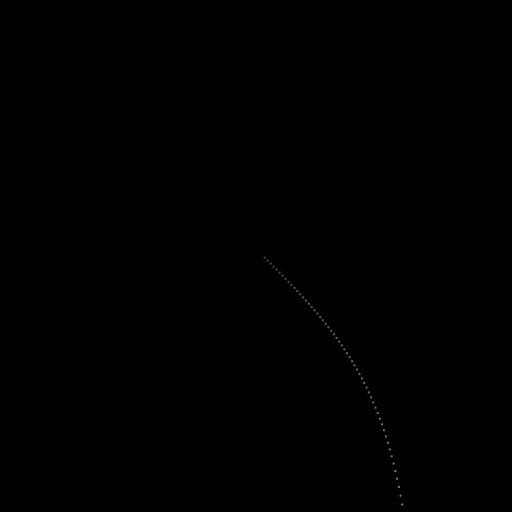
Frame 1 (no input)
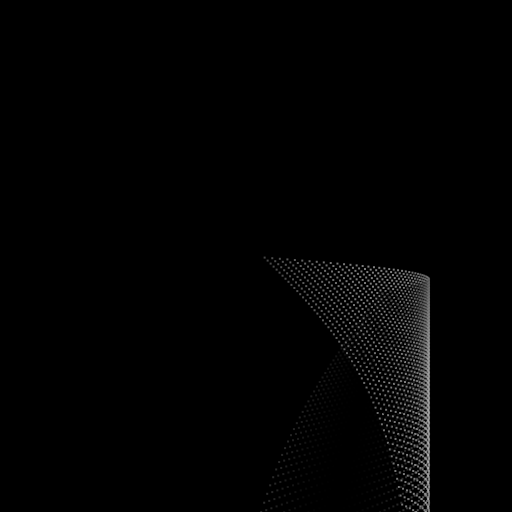
Frame 60 (the mouse pressed at the canvas centre just before this capture)
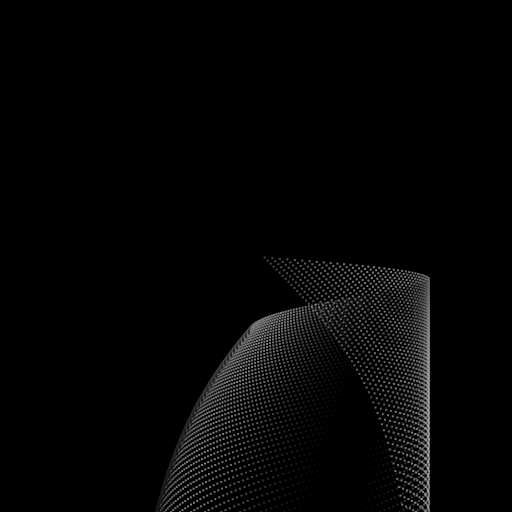
Frame 120 (the mouse held since frame 60 and released just before this capture)

The Processing sketch that drew these frames (run headless with seeded random() and noise(); from frame 60 on, the mouse is pressed at the canvas centre):

// Processing sketch: build
// ── build.pde
/*
 * exloring waves : #01
 */

int w = 512;
int h = 512;
float radius = 1.0;
float mag = ( w * 0.45 ) - radius;

void settings() {
  size(w, h);
  smooth();
}

void setup() {
  background(0);
  noStroke();
}

void draw() {
  translate(width/2, height/2);
  for (int i = 0; i < 100; i++) {
    float w = map(sin(radians(frameCount)), -1, 1, -100, 100);

    float wave1 = map(sin(radians(frameCount * 0.8 + i + w)), -1, 1, -mag * 0.75, mag * 0.75);
    // float wave2 = map(cos(radians(frameCount * 0.2 + i)), -1, 1, -mag, mag);

    // float wave1 = map(tan(radians(frameCount * 0.8 + i + w)), -1, 1, -mag/4, mag/4);
    float wave2 = map(tan(radians(frameCount * 0.2 + i)), -1, 1, -mag * 0.75, mag * 0.75);

    float c = map(sin(radians(frameCount * 5 + i)), -1, 1, 0, 255);

    // fill(c, 0, 100, 64);
    fill(c, 128);

    // ellipse(wave1, wave2, radius*2, radius*2);
    rect(wave1, wave2, radius*2, radius*2);
  }
}
